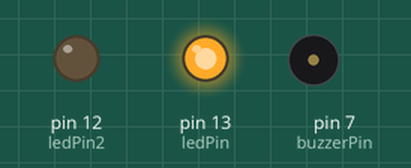
This sketch was run on a simulated Arduino Uno, built with avr-gcc and run on an emulated ATmega328P. Shown: output pins drawn as LEDs (lit = HIGH), buzzer (waves = sounding).

Above: at 0.5 s.
At 3.5 s:
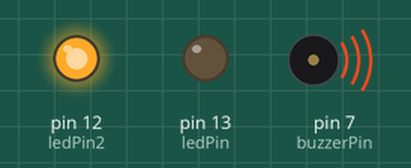
Timing chart, 0 to 4.6 s (numbered marks = the images above):
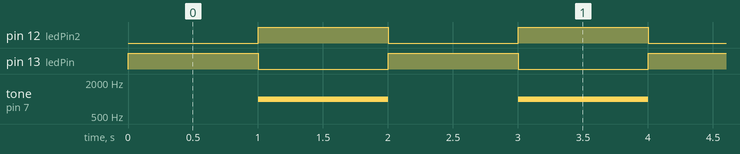

Measured:
- by itself, pin 12 (ledPin2), pin 13 (ledPin): alternates HIGH for 1.0 s and LOW for 1.0 s
- by itself, tone on pin 7 (buzzerPin): alternates 1000 Hz for 1.0 s and silent for 1.0 s

The sketch:

Make_Some_Noise.ino
```cpp
/* Now that you understand the fundamentals of an Arduino sketch, we can write one that turns an LED on and off at a particular interval.  You can copy and paste this code into the IDE if you’d like, or you can view the video tutorial online and type your own code along with it.*/

const int ledPin = 13;
const int ledPin2 = 12;
const int buzzerPin = 7;

void setup() {
// Here we’ll set up pin 7 to receive the output that turns the LED on and off.
//We’ll use the pinMode() function to to this.  This function needs two values to operate.
//The first value is the pin number, and the second value is either INPUT or OUTPUT.

pinMode(ledPin,OUTPUT);
pinMode (ledPin2, OUTPUT);
pinMode (buzzerPin, OUTPUT);

//Note that each line of code we write must end in a ;

}

//We are done with our setup for this sketch so we can begin the  loop.

void loop() {
// Here we will write code that does the following:
//Turns the LED on
//Leaves it on for a short period of time
//Turns the LED off
//Leaves it off for a short period of time before beginning the loop again.

//To turn an LED on, we must make that output HIGH.  Setting it to LOW will turn it off.

//digitalWrite() s the function we use to change an output in.  It takes two values.
//The first value is the pin number, and the second value is either HIGH or LOW.

//Turn the LED on
digitalWrite(ledPin,HIGH);

//Leave it on for a short period of time
//Here we will use the delay() function.  It requires 1 input- a time, measured in milliseconds.
//To delay for 1 second, we need to ener 1000 milliseconds.

delay(1000);

//Turn the first LED off, turn second LED on
 digitalWrite(ledPin,LOW);
 digitalWrite(ledPin2, HIGH);

 //Turn the buzzer on using the tone() function. We'll give it two inputs:  the pin, and a frequency.

 tone(buzzerPin, 1000);

 //Leave the buzzer and red LED on for a brief time
 delay(1000);

 //Turn off the redLED and the buzzer
 digitalWrite(ledPin2,LOW);
noTone(buzzerPin);


}

//When the computer gets to the end of the loop, it will begin the process again.
```
